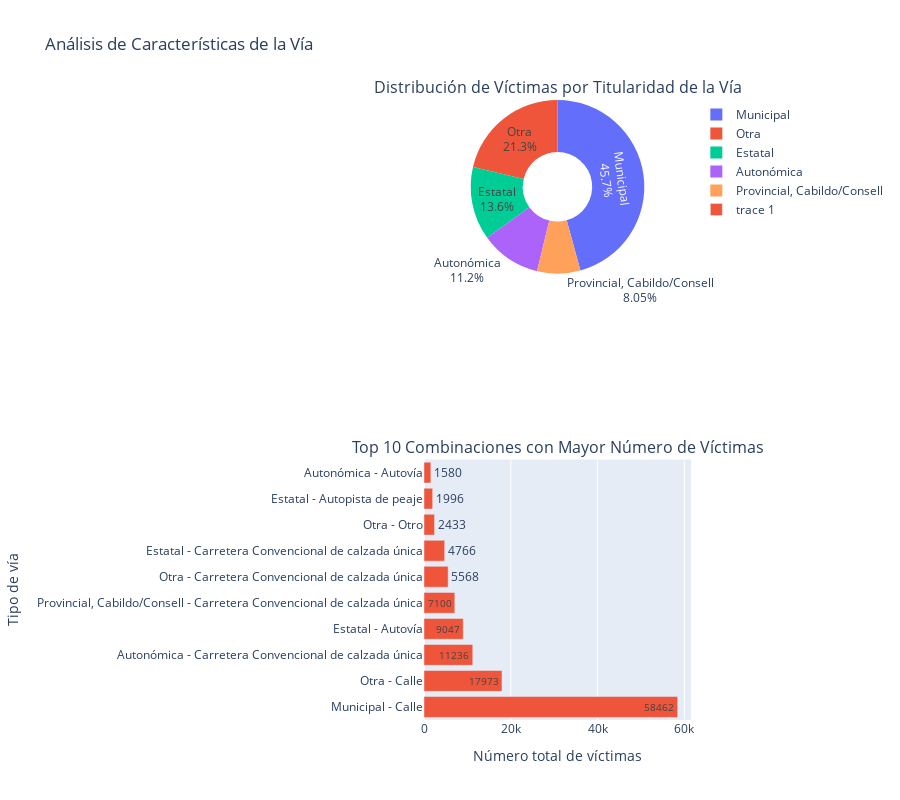

The notebook cell saved with this chart:
### Markdown cell above
### 3.2 Características de la Vía

Analizaremos las características específicas de las vías donde ocurren los accidentes:
- Titularidad de la vía
- Tipo de vía
- Características específicas
- Patrones de concentración de accidentes

### Code cell
# Análisis de características de la vía
via_cols = ['titularidad_via_label', 'tipo_via_label']

# Análisis por características de la vía
caracteristicas_via = df.groupby(via_cols).agg({
    'muertos_30d': ['sum', 'size'],  # sum para fallecidos, size para contar accidentes
    'heridos_graves_30d': 'sum',
    'heridos_leves_30d': 'sum'
}).reset_index()

# Renombrar columnas
caracteristicas_via.columns = ['titularidad_via_label', 'tipo_via_label', 'muertos_30d', 
                             'num_accidentes', 'heridos_graves_30d', 'heridos_leves_30d']

# Calcular métricas
caracteristicas_via['total_victimas'] = (caracteristicas_via['muertos_30d'] + 
                                       caracteristicas_via['heridos_graves_30d'] + 
                                       caracteristicas_via['heridos_leves_30d'])
caracteristicas_via['indice_gravedad'] = (caracteristicas_via['muertos_30d'] + 
                                         caracteristicas_via['heridos_graves_30d']) / caracteristicas_via['num_accidentes']

# Crear visualización
fig = make_subplots(
    rows=2, cols=1,
    subplot_titles=(
        'Distribución de Víctimas por Titularidad de la Vía',
        'Top 10 Combinaciones con Mayor Número de Víctimas'
    ),
    specs=[[{"type": "pie"}],
           [{"type": "bar"}]],
    vertical_spacing=0.3,
    row_heights=[0.4, 0.6]
)

# 1. Gráfico circular por titularidad
titularidad_total = caracteristicas_via.groupby('titularidad_via_label')['total_victimas'].sum()
fig.add_trace(
    go.Pie(
        labels=titularidad_total.index,
        values=titularidad_total.values,
        textinfo='label+percent',
        hole=0.4
    ),
    row=1, col=1
)

# 2. Top 10 combinaciones con más víctimas
top10_via = caracteristicas_via.nlargest(10, 'total_victimas')
fig.add_trace(
    go.Bar(
        x=top10_via['total_victimas'],
        y=[f"{row['titularidad_via_label']} - {row['tipo_via_label']}" 
           for _, row in top10_via.iterrows()],
        orientation='h',
        text=top10_via['total_victimas'].round(0).astype(int),
        textposition='auto',
    ),
    row=2, col=1
)

# Actualizar layout
fig.update_layout(
    height=800,
    title_text="Análisis de Características de la Vía",
    showlegend=True
)

# Ajustar el layout de la barra horizontal
fig.update_xaxes(title_text="Número total de víctimas", row=2, col=1)
fig.update_yaxes(title_text="Tipo de vía", row=2, col=1)

fig.show()

# Mostrar estadísticas clave
print("\nTop 10 combinaciones más peligrosas:")
display(caracteristicas_via[['titularidad_via_label', 'tipo_via_label', 
                           'total_victimas', 'indice_gravedad', 'num_accidentes']]
        .sort_values('total_victimas', ascending=False)
        .head(10)
        .round(3))

### Figure 1 — Plotly figure (JSON) as saved in the notebook; plotly's stock layout.template omitted (floating-point values rounded to 4 significant figures)
{"data": [{"domain": {"x": [0, 1], "y": [0.72, 1]}, "hole": 0.4, "labels": ["Autonómica", "Estatal", "Municipal", "Otra", "Provincial, Cabildo/Consell"], "textinfo": "label+percent", "type": "pie", "values": [15207, 18445, 61902, 28892, 10891]}, {"orientation": "h", "text": [58460.0, 17970.0, 11240.0, 9047.0, 7100.0, 5568.0, 4766.0, 2433.0, 1996.0, 1580.0], "textposition": "auto", "type": "bar", "x": [58462, 17973, 11236, 9047, 7100, 5568, 4766, 2433, 1996, 1580], "xaxis": "x", "y": ["Municipal - Calle", "Otra - Calle", "Autonómica - Carretera Convencional de calzada única", "Estatal - Autovía", "Provincial, Cabildo/Consell - Carretera Convencional de calzada única", "Otra - Carretera Convencional de calzada única", "Estatal - Carretera Convencional de calzada única", "Otra - Otro", "Estatal - Autopista de peaje", "Autonómica - Autovía"], "yaxis": "y"}], "layout": {"annotations": [{"font": {"size": 16}, "showarrow": false, "text": "Distribución de Víctimas por Titularidad de la Vía", "x": 0.5, "xanchor": "center", "xref": "paper", "y": 1, "yanchor": "bottom", "yref": "paper"}, {"font": {"size": 16}, "showarrow": false, "text": "Top 10 Combinaciones con Mayor Número de Víctimas", "x": 0.5, "xanchor": "center", "xref": "paper", "y": 0.42, "yanchor": "bottom", "yref": "paper"}], "height": 800, "showlegend": true, "title": {"text": "Análisis de Características de la Vía"}, "xaxis": {"anchor": "y", "domain": [0, 1], "title": {"text": "Número total de víctimas"}}, "yaxis": {"anchor": "x", "domain": [0, 0.42], "title": {"text": "Tipo de vía"}}}}
